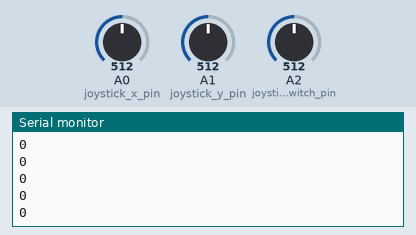
Bench run of a sketch on a simulated Arduino Uno, built with avr-gcc and run on an emulated ATmega328P. Shown: the last lines printed to the serial monitor. Inputs (shaded band) come from the test bench; at power-on: A0 (joystick_x_pin) = 512, A1 (joystick_y_pin) = 512, A2 (joystick_switch_pin) = 512. No radio packets arrive unless stated.

Above: at 1.2 s.
1.3 s: A0 (joystick_x_pin) set to 0
At 1.9 s:
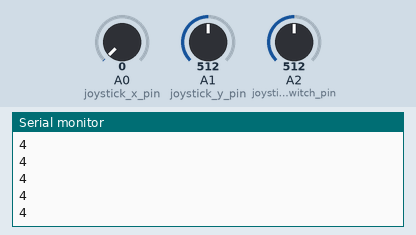
2.8 s: A1 (joystick_y_pin) set to 0
At 3.7 s:
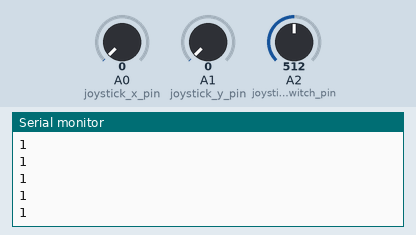
4.3 s: A1 (joystick_y_pin) set to 1023
At 5.3 s:
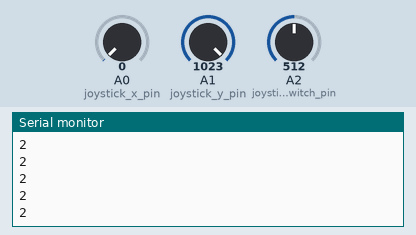
Timing chart, 0 to 7.3 s (numbered marks = the images above; inputs shaded):
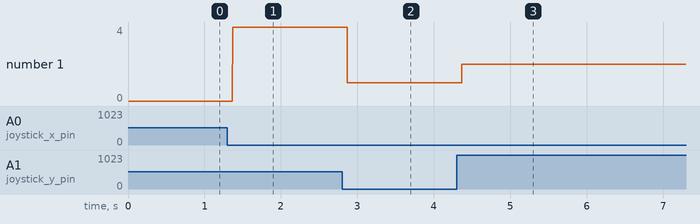

The sketch:

tx_v2.ino
```cpp
#include  <SPI.h>
#include "nRF24L01.h"
#include "RF24.h"     //Modül ile ilgili kütüphaneleri ekliyoruz
RF24 verici(9,10);     //kütüphane tarafından kullanılacak pinleri tanımlıyoruz (CE,CSN)
const uint64_t kanal = 0xE8E8F0F0E1LL; //kanalı tanımlıyoruz
int joystick_x_pin = A0;
 int joystick_y_pin = A1;
 int joystick_switch_pin = A2;
 int joystick_x=0;
 int joystick_y=0;
 int joystick_switch = 0;
 int message[1] ;
void setup(void)
{
 verici.begin();       //nrf yi başlatıyoruz
 verici.openWritingPipe(kanal);  //kanal id sı tanımlanıyor
 Serial.begin(9600);
}
void loop(void)
{
     //Reading commands from joystick
     joystick_x = analogRead(joystick_x_pin)-512;
     joystick_y = analogRead(joystick_y_pin)-512;
     joystick_switch = analogRead(joystick_switch_pin);
       if(joystick_y>400){

            message[0]=B00000010;
           // Serial.println(joystick_x);
          }
        else if (joystick_y<-400){
            message[0]=B00000001;
             // Serial.println(joystick_x);
              }
       else if (joystick_x>400){
                message[0] = B00001000;
               //Serial.println(joystick_y);
              }
        else if (joystick_x<-400){
                message[0]=B00000100;
                //Serial.println(joystick_y);
               }
        else if  (joystick_switch==0) {
               message[0]=B00010000;
                }
        else  {
               message[0]=B00000000;
              }
 verici.write(message, 1);   //mesaj değişkeni yollanıyor
 Serial.println(message[0]);
 }
```

Measured:
- after the input at 1.3 s, the serial monitor: prints a new line after 0.07 s (image 1)
- after the input at 2.8 s, the serial monitor: prints a new line after 0.07 s (image 2)
- after the input at 4.3 s, the serial monitor: prints a new line after 0.07 s (image 3)
- plotted number 1: 0 → 4 after the input at 1.3 s, 4 → 1 after the input at 2.8 s, 1 → 2 after the input at 4.3 s
